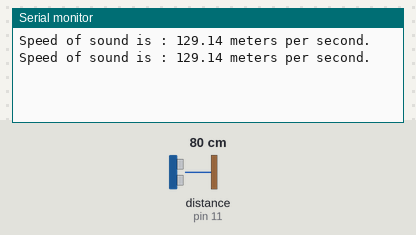
A sketch run on a simulated Arduino Uno, built with avr-gcc and run on an emulated ATmega328P. Shown: the last lines printed to the serial monitor. Wiring (inferred from the names in the program): ultrasonic range finder: trigger pin 13; echo pin 11. The inputs (shaded band) are chosen by the test bench; at power-on: distance to the obstacle (sensor on pin 11) 80 cm. The echo pulse lasts 58.3 µs per cm.

Above: at 2.3 s.
2.4 s: distance to the obstacle (sensor on pin 11) set to 2 cm
At 3.8 s:
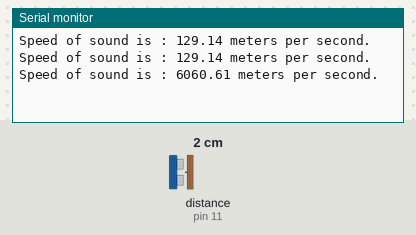
4.5 s: distance to the obstacle (sensor on pin 11) set to 4 cm
At 5.1 s:
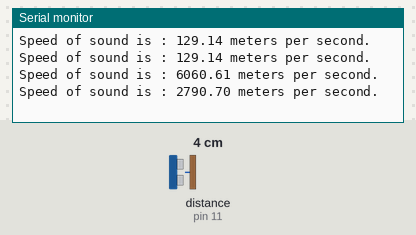
Timing chart, 0 to 7.5 s (numbered marks = the images above; inputs shaded):
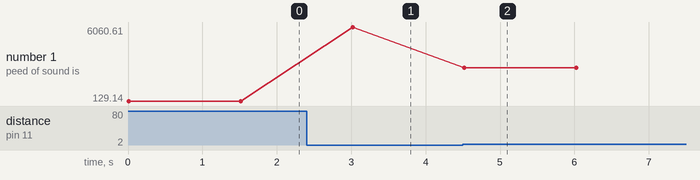

Measured:
- after the input at 2.4 s, the serial monitor: prints a new line after 0.62 s (image 1)
- after the input at 4.5 s, the serial monitor: prints a new line at once (image 2)
- plotted number 1: 129.14 → 6060.61 after the input at 2.4 s, 6060.61 → 2790.7 after the input at 4.5 s

The sketch:

HC_SR04_Ultrasonic_Distance_Sensor.ino
```cpp
// Pin Setup:

int trigPin=13;     // Sensor Trigger Pin connected to Arduino 13
int echoPin=11;     // Sensor cho pin connected to Arduino 13
float pingTime;     // Time for png to hit target and return. We want
float speedOfSound; // Speed of sOund - we will measure
float targetDistance=30;  //

void setup() {
  Serial.begin(9600) ;      // Turn on serial port
  pinMode(trigPin, OUTPUT); // Set Trigger pin output to send to sensor
  pinMode(echoPin, INPUT);  // Set Echo pin INPUT, receiving signal back from sensor
}

void loop() {
  // we will send a LOW/HIGH/LOW signal:
  digitalWrite(trigPin, LOW);   // Set Trigger Pin Low
  delayMicroseconds(2000);      // Pause to let signal to settle
  digitalWrite(trigPin, HIGH);  // Send HIGH Trigger Signal
  delayMicroseconds(10);        // Pause with Trigger pin at HIGH mode
  digitalWrite(trigPin, LOW);   //

  pingTime = pulseIn(echoPin, HIGH);  // we are listenign to the HIGH signal - pingTime in microseconds

  speedOfSound = 2*targetDistance/pingTime;    // Gives us speed in cm per microseconds
                                              // 1s = 1,000,000 microseconds
                                              // 1meter = 100 cm
  speedOfSound = speedOfSound/100*1000000; // Gives Speed of Sound in m/s

  Serial.print("Speed of sound is : ");
  Serial.print(speedOfSound);
  Serial.println(" meters per second.");
  delay(1500);
  }
```
